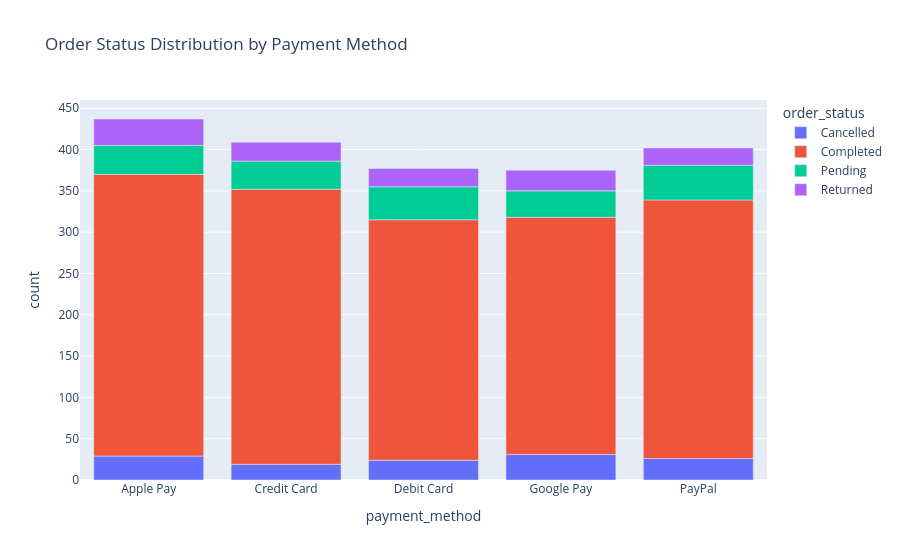

Here is the notebook cell this chart was saved with:
### Code cell
# 5. Order Status Distribution by Payment Method (stacked bar chart)
order_status_payment = df_orders.groupby(['payment_method', 'order_status']).size().reset_index(name='count')
fig5 = px.bar(order_status_payment, x='payment_method', y='count', color='order_status', title='Order Status Distribution by Payment Method')
fig5.show()

### Figure 1 — Plotly figure (JSON) as saved in the notebook; plotly's stock layout.template omitted (floating-point values rounded to 4 significant figures)
{"data": [{"hovertemplate": "order_status=Cancelled<br>payment_method=%{x}<br>count=%{y}<extra></extra>", "legendgroup": "Cancelled", "marker": {"color": "#636efa", "pattern": {"shape": ""}}, "name": "Cancelled", "orientation": "v", "showlegend": true, "textposition": "auto", "type": "bar", "x": ["Apple Pay", "Credit Card", "Debit Card", "Google Pay", "PayPal"], "xaxis": "x", "y": [29, 19, 24, 31, 26], "yaxis": "y"}, {"hovertemplate": "order_status=Completed<br>payment_method=%{x}<br>count=%{y}<extra></extra>", "legendgroup": "Completed", "marker": {"color": "#EF553B", "pattern": {"shape": ""}}, "name": "Completed", "orientation": "v", "showlegend": true, "textposition": "auto", "type": "bar", "x": ["Apple Pay", "Credit Card", "Debit Card", "Google Pay", "PayPal"], "xaxis": "x", "y": [341, 333, 291, 287, 313], "yaxis": "y"}, {"hovertemplate": "order_status=Pending<br>payment_method=%{x}<br>count=%{y}<extra></extra>", "legendgroup": "Pending", "marker": {"color": "#00cc96", "pattern": {"shape": ""}}, "name": "Pending", "orientation": "v", "showlegend": true, "textposition": "auto", "type": "bar", "x": ["Apple Pay", "Credit Card", "Debit Card", "Google Pay", "PayPal"], "xaxis": "x", "y": [35, 34, 40, 32, 42], "yaxis": "y"}, {"hovertemplate": "order_status=Returned<br>payment_method=%{x}<br>count=%{y}<extra></extra>", "legendgroup": "Returned", "marker": {"color": "#ab63fa", "pattern": {"shape": ""}}, "name": "Returned", "orientation": "v", "showlegend": true, "textposition": "auto", "type": "bar", "x": ["Apple Pay", "Credit Card", "Debit Card", "Google Pay", "PayPal"], "xaxis": "x", "y": [32, 23, 22, 25, 21], "yaxis": "y"}], "layout": {"barmode": "relative", "legend": {"title": {"text": "order_status"}, "tracegroupgap": 0}, "title": {"text": "Order Status Distribution by Payment Method"}, "xaxis": {"anchor": "y", "domain": [0, 1], "title": {"text": "payment_method"}}, "yaxis": {"anchor": "x", "domain": [0, 1], "title": {"text": "count"}}}}
